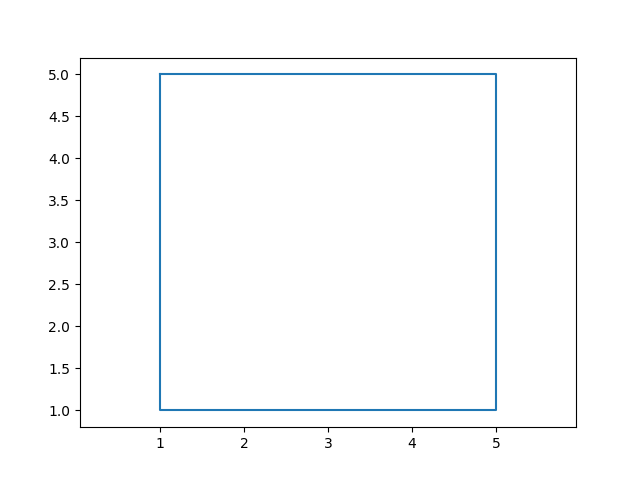

The Python source for this figure:
import matplotlib.pyplot as plt

x = [1, 1, 5, 5, 1]
y = [5, 1, 1, 5, 5]

plt.plot(x, y)
plt.axis('equal')
plt.savefig('task_1.png')  
